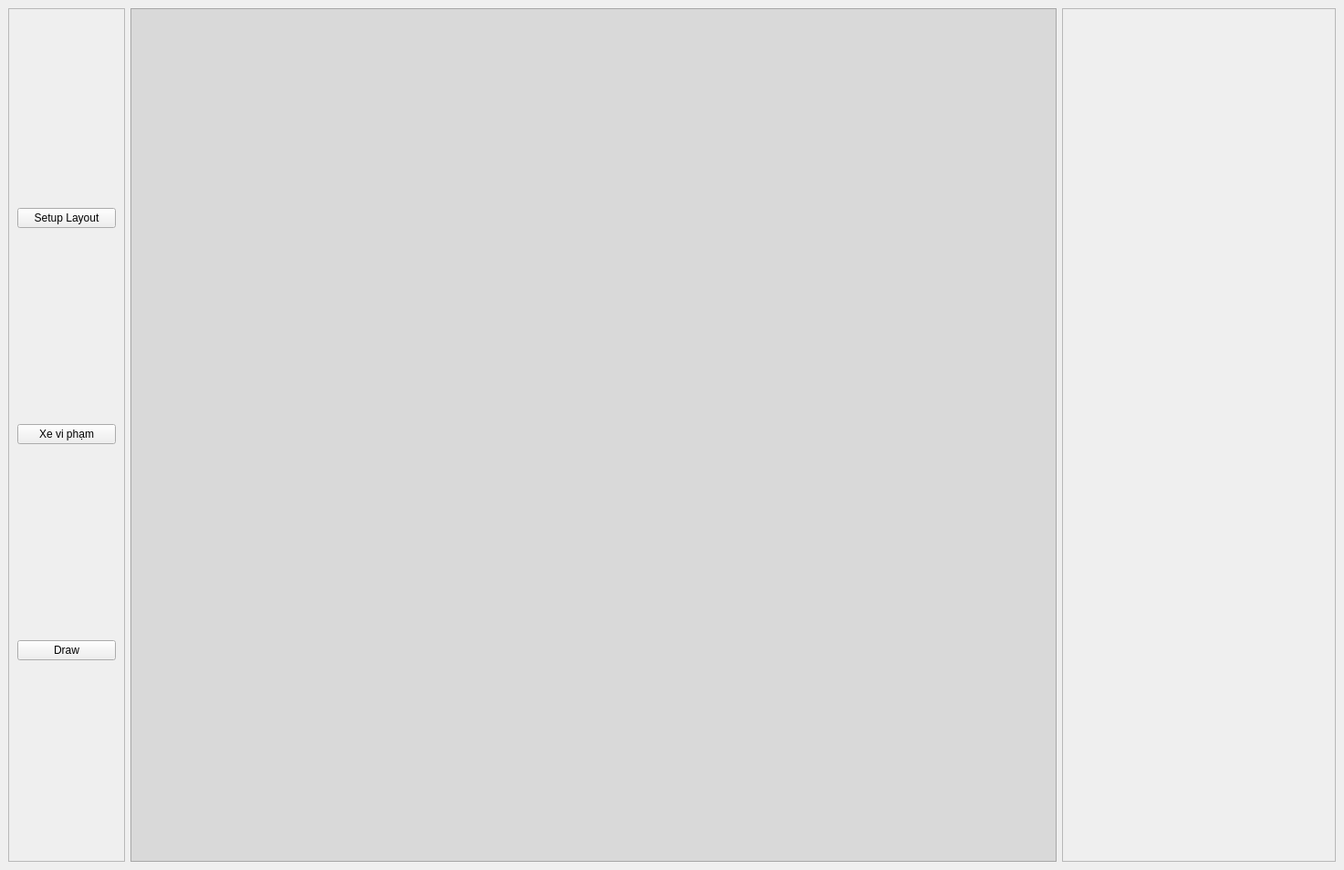
<?xml version="1.0" encoding="UTF-8"?>
<ui version="4.0">
 <class>MainWindow</class>
 <widget class="QMainWindow" name="MainWindow">
  <property name="geometry">
   <rect>
    <x>0</x>
    <y>0</y>
    <width>1473</width>
    <height>954</height>
   </rect>
  </property>
  <property name="windowTitle">
   <string>MainWindow</string>
  </property>
  <widget class="QWidget" name="centralwidget">
   <layout class="QGridLayout" name="layout_main">
    <item row="0" column="2">
     <widget class="QScrollArea" name="scrollArea">
      <property name="maximumSize">
       <size>
        <width>300</width>
        <height>16777215</height>
       </size>
      </property>
      <property name="widgetResizable">
       <bool>true</bool>
      </property>
      <widget class="QWidget" name="scrollAreaWidgetContents">
       <property name="geometry">
        <rect>
         <x>0</x>
         <y>0</y>
         <width>298</width>
         <height>934</height>
        </rect>
       </property>
      </widget>
     </widget>
    </item>
    <item row="0" column="0">
     <widget class="QFrame" name="menu">
      <property name="minimumSize">
       <size>
        <width>128</width>
        <height>0</height>
       </size>
      </property>
      <property name="frameShape">
       <enum>QFrame::StyledPanel</enum>
      </property>
      <property name="frameShadow">
       <enum>QFrame::Raised</enum>
      </property>
      <layout class="QGridLayout" name="layout_menu">
       <item row="2" column="0">
        <widget class="QPushButton" name="btn_vio">
         <property name="text">
          <string>Xe vi phạm</string>
         </property>
        </widget>
       </item>
       <item row="0" column="0">
        <widget class="QPushButton" name="btn_setup">
         <property name="text">
          <string>Setup Layout</string>
         </property>
        </widget>
       </item>
       <item row="3" column="0">
        <widget class="QPushButton" name="btn_draw">
         <property name="text">
          <string>Draw</string>
         </property>
        </widget>
       </item>
      </layout>
     </widget>
    </item>
    <item row="0" column="1">
     <widget class="QFrame" name="frame_cameras">
      <property name="sizePolicy">
       <sizepolicy hsizetype="Expanding" vsizetype="Preferred">
        <horstretch>0</horstretch>
        <verstretch>0</verstretch>
       </sizepolicy>
      </property>
      <property name="styleSheet">
       <string notr="true">background-color: rgb(217, 217, 217);</string>
      </property>
      <property name="frameShape">
       <enum>QFrame::StyledPanel</enum>
      </property>
      <property name="frameShadow">
       <enum>QFrame::Raised</enum>
      </property>
     </widget>
    </item>
   </layout>
  </widget>
 </widget>
 <resources/>
 <connections/>
</ui>
